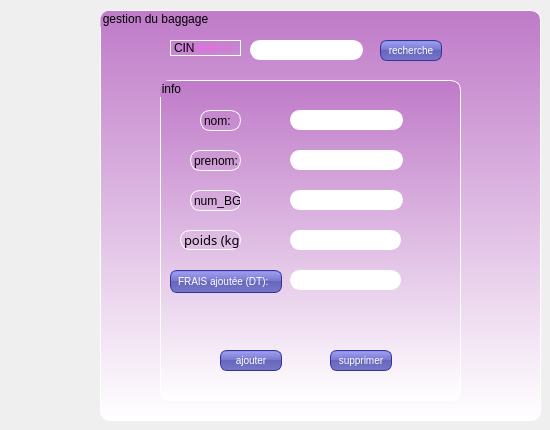
    <widget class="QWidget" name="info">
     <attribute name="title">
      <string>info</string>
     </attribute>
     <widget class="QGroupBox" name="groupBox_3">
      <property name="geometry">
       <rect>
        <x>100</x>
        <y>10</y>
        <width>441</width>
        <height>411</height>
       </rect>
      </property>
      <property name="styleSheet">
       <string notr="true">border: 1px solid white;
border-radius: 10px;
background: white;

background: QLinearGradient(x1: 0, y1: 0, x2: 0, y2: 1, stop: 0 rgba(191, 122, 200, 255), stop: 1 rgba(255, 255, 255, 255));</string>
      </property>
      <property name="title">
       <string>gestion du baggage</string>
      </property>
      <widget class="QLabel" name="label_3">
       <property name="geometry">
        <rect>
         <x>70</x>
         <y>30</y>
         <width>71</width>
         <height>16</height>
        </rect>
       </property>
       <property name="styleSheet">
        <string notr="true">background-color: qradialgradient(spread:pad, cx:0.5, cy:0.5, radius:0.5, fx:0.502737, fy:0.496, stop:0 rgba(223, 114, 223, 225), stop:1 rgba(255, 255, 255, 0));</string>
       </property>
       <property name="text">
        <string>CIN</string>
       </property>
      </widget>
      <widget class="QGroupBox" name="id_results">
       <property name="geometry">
        <rect>
         <x>60</x>
         <y>70</y>
         <width>301</width>
         <height>321</height>
        </rect>
       </property>
       <property name="title">
        <string>info</string>
       </property>
       <widget class="QLabel" name="label_8">
        <property name="geometry">
         <rect>
          <x>40</x>
          <y>30</y>
          <width>41</width>
          <height>21</height>
         </rect>
        </property>
        <property name="styleSheet">
         <string notr="true">background-color: qlineargradient(spread:pad, x1:1, y1:1, x2:1, y2:1, stop:0 rgba(0, 0, 0, 0), stop:1 rgba(255, 255, 255, 255));</string>
        </property>
        <property name="text">
         <string>nom:</string>
        </property>
       </widget>
       <widget class="QLabel" name="label_9">
        <property name="geometry">
         <rect>
          <x>30</x>
          <y>70</y>
          <width>51</width>
          <height>21</height>
         </rect>
        </property>
        <property name="styleSheet">
         <string notr="true">background-color: qlineargradient(spread:pad, x1:1, y1:1, x2:1, y2:1, stop:0 rgba(0, 0, 0, 0), stop:1 rgba(255, 255, 255, 255));</string>
        </property>
        <property name="text">
         <string>prenom:</string>
        </property>
       </widget>
       <widget class="QLineEdit" name="name_info">
        <property name="geometry">
         <rect>
          <x>130</x>
          <y>30</y>
          <width>113</width>
          <height>20</height>
         </rect>
        </property>
        <property name="styleSheet">
         <string notr="true">
background-color: rgb(255, 255, 255);</string>
        </property>
        <property name="text">
         <string/>
        </property>
        <property name="readOnly">
         <bool>true</bool>
        </property>
       </widget>
       <widget class="QLineEdit" name="pname_info">
        <property name="geometry">
         <rect>
          <x>130</x>
          <y>70</y>
          <width>113</width>
          <height>20</height>
         </rect>
        </property>
        <property name="styleSheet">
         <string notr="true">background-color: rgb(255, 255, 255);</string>
        </property>
        <property name="readOnly">
         <bool>true</bool>
        </property>
       </widget>
       <widget class="QLineEdit" name="NUM_BG_info">
        <property name="geometry">
         <rect>
          <x>130</x>
          <y>110</y>
          <width>113</width>
          <height>20</height>
         </rect>
        </property>
        <property name="styleSheet">
         <string notr="true">background-color: rgb(255, 255, 255);</string>
        </property>
        <property name="readOnly">
         <bool>true</bool>
        </property>
       </widget>
       <widget class="QLabel" name="label_20">
        <property name="geometry">
         <rect>
          <x>20</x>
          <y>150</y>
          <width>61</width>
          <height>20</height>
         </rect>
        </property>
        <property name="font">
         <font>
          <family>MS PGothic</family>
          <pointsize>10</pointsize>
          <weight>50</weight>
          <italic>false</italic>
          <bold>false</bold>
         </font>
        </property>
        <property name="styleSheet">
         <string notr="true">font: 10pt &quot;MS PGothic&quot;;
background-color: qlineargradient(spread:pad, x1:1, y1:1, x2:1, y2:1, stop:0 rgba(0, 0, 0, 0), stop:1 rgba(255, 255, 255, 255));</string>
        </property>
        <property name="text">
         <string>poids (kg):</string>
        </property>
       </widget>
       <widget class="QLabel" name="label_21">
        <property name="geometry">
         <rect>
          <x>10</x>
          <y>190</y>
          <width>112</width>
          <height>23</height>
         </rect>
        </property>
        <property name="mouseTracking">
         <bool>false</bool>
        </property>
        <property name="styleSheet">
         <string notr="true">QLabel {
color: white;
background-color: QLinearGradient( x1: 0, y1: 0, x2: 0, y2: 1, stop: 0 #88d, stop: 0.1 #99e, stop: 0.49 #77c, stop: 0.5 #66b, stop: 1 #77c);
border-width: 1px;
border-color: #339;
border-style: solid;
border-radius: 7;
padding: 3px;
font-size: 10px;
padding-left: 5px;
padding-right: 5px;
min-width: 100px;
max-width: 50px;
min-height: 0px;
max-height: 15px;
}</string>
        </property>
        <property name="frameShape">
         <enum>QFrame::Box</enum>
        </property>
        <property name="frameShadow">
         <enum>QFrame::Raised</enum>
        </property>
        <property name="text">
         <string>FRAIS ajoutée (DT):</string>
        </property>
        <property name="scaledContents">
         <bool>false</bool>
        </property>
        <property name="wordWrap">
         <bool>true</bool>
        </property>
       </widget>
       <widget class="QLineEdit" name="frais_info">
        <property name="geometry">
         <rect>
          <x>130</x>
          <y>190</y>
          <width>111</width>
          <height>20</height>
         </rect>
        </property>
        <property name="styleSheet">
         <string notr="true">background-color: rgb(255, 255, 255);</string>
        </property>
        <property name="readOnly">
         <bool>true</bool>
        </property>
       </widget>
       <widget class="QPushButton" name="add_info">
        <property name="geometry">
         <rect>
          <x>60</x>
          <y>270</y>
          <width>62</width>
          <height>21</height>
         </rect>
        </property>
        <property name="styleSheet">
         <string notr="true">QPushButton {
color: white;
background-color: QLinearGradient( x1: 0, y1: 0, x2: 0, y2: 1, stop: 0 #88d, stop: 0.1 #99e, stop: 0.49 #77c, stop: 0.5 #66b, stop: 1 #77c);
border-width: 1px;
border-color: #339;
border-style: solid;
border-radius: 7;
padding: 3px;
font-size: 10px;
padding-left: 5px;
padding-right: 5px;
min-width: 50px;
max-width: 50px;
min-height: 13px;
max-height: 13px;
}</string>
        </property>
        <property name="text">
         <string>ajouter</string>
        </property>
       </widget>
       <widget class="QPushButton" name="supp_info">
        <property name="geometry">
         <rect>
          <x>170</x>
          <y>270</y>
          <width>62</width>
          <height>21</height>
         </rect>
        </property>
        <property name="styleSheet">
         <string notr="true">QPushButton {
color: white;
background-color: QLinearGradient( x1: 0, y1: 0, x2: 0, y2: 1, stop: 0 #88d, stop: 0.1 #99e, stop: 0.49 #77c, stop: 0.5 #66b, stop: 1 #77c);
border-width: 1px;
border-color: #339;
border-style: solid;
border-radius: 7;
padding: 3px;
font-size: 10px;
padding-left: 5px;
padding-right: 5px;
min-width: 50px;
max-width: 50px;
min-height: 13px;
max-height: 13px;
}</string>
        </property>
        <property name="text">
         <string>supprimer</string>
        </property>
        <property name="flat">
         <bool>false</bool>
        </property>
       </widget>
       <widget class="QLabel" name="label_27">
        <property name="geometry">
         <rect>
          <x>30</x>
          <y>110</y>
          <width>51</width>
          <height>21</height>
         </rect>
        </property>
        <property name="styleSheet">
         <string notr="true">background-color: qlineargradient(spread:pad, x1:1, y1:1, x2:1, y2:1, stop:0 rgba(0, 0, 0, 0), stop:1 rgba(255, 255, 255, 255));</string>
        </property>
        <property name="text">
         <string>num_BG</string>
        </property>
       </widget>
       <widget class="QLineEdit" name="poids_info">
        <property name="geometry">
         <rect>
          <x>130</x>
          <y>150</y>
          <width>111</width>
          <height>20</height>
         </rect>
        </property>
        <property name="styleSheet">
         <string notr="true">background-color: rgb(255, 255, 255);</string>
        </property>
        <property name="readOnly">
         <bool>true</bool>
        </property>
       </widget>
      </widget>
      <widget class="QLineEdit" name="id_search_info">
       <property name="geometry">
        <rect>
         <x>150</x>
         <y>30</y>
         <width>113</width>
         <height>20</height>
        </rect>
       </property>
       <property name="styleSheet">
        <string notr="true">background-color: rgb(255, 255, 255);</string>
       </property>
      </widget>
      <widget class="QPushButton" name="id_search_button">
       <property name="geometry">
        <rect>
         <x>280</x>
         <y>30</y>
         <width>62</width>
         <height>21</height>
        </rect>
       </property>
       <property name="styleSheet">
        <string notr="true">QPushButton {
color: white;
background-color: QLinearGradient( x1: 0, y1: 0, x2: 0, y2: 1, stop: 0 #88d, stop: 0.1 #99e, stop: 0.49 #77c, stop: 0.5 #66b, stop: 1 #77c);
border-width: 1px;
border-color: #339;
border-style: solid;
border-radius: 7;
padding: 3px;
font-size: 10px;
padding-left: 5px;
padding-right: 5px;
min-width: 50px;
max-width: 50px;
min-height: 13px;
max-height: 13px;
}</string>
       </property>
       <property name="text">
        <string>recherche</string>
       </property>
      </widget>
     </widget>
    </widget>
